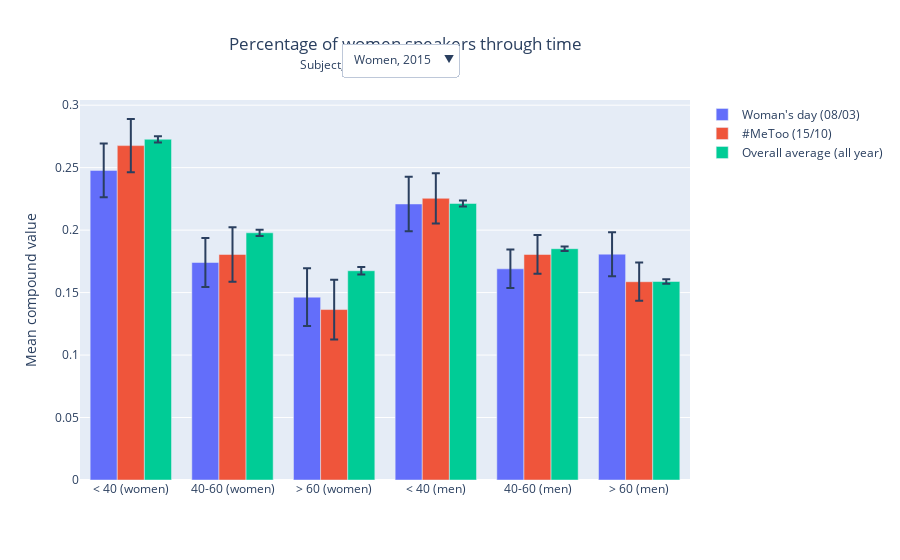

Notebook code for this chart:
### Code cell
datasets = ['women', 'metoo']
years = [2015, 2017, 2019]
PATH_DATA = './data/data_nlp/compound/'

generate_barplot(PATH_DATA, datasets, years)

### Figure 1 — Plotly figure (JSON) as saved in the notebook; plotly's stock layout.template omitted (floating-point values rounded to 4 significant figures)
{"data": [{"error_y": {"array": [0.02151, 0.01956, 0.02307, 0.02176, 0.0154, 0.0176], "type": "data"}, "name": "Woman's day (08/03)", "type": "bar", "visible": true, "x": ["< 40 (women)", "40-60 (women)", "> 60 (women)", "< 40 (men)", "40-60 (men)", "> 60 (men)"], "y": [0.2478, 0.1741, 0.1463, 0.2209, 0.169, 0.1808]}, {"error_y": {"array": [0.0213, 0.02183, 0.02388, 0.02007, 0.01552, 0.01531], "type": "data"}, "name": "#MeToo (15/10)", "type": "bar", "visible": true, "x": ["< 40 (women)", "40-60 (women)", "> 60 (women)", "< 40 (men)", "40-60 (men)", "> 60 (men)"], "y": [0.2676, 0.1805, 0.1364, 0.2255, 0.1805, 0.1587]}, {"error_y": {"array": [0.002494, 0.002493, 0.003004, 0.002361, 0.001805, 0.001837], "type": "data"}, "name": "Overall average (all year)", "type": "bar", "visible": true, "x": ["< 40 (women)", "40-60 (women)", "> 60 (women)", "< 40 (men)", "40-60 (men)", "> 60 (men)"], "y": [0.2727, 0.1979, 0.1675, 0.2213, 0.1851, 0.1589]}, {"error_y": {"array": [0.04398, 0.06008, 0.04347, 0.04732, 0.02327, 0.02574], "type": "data"}, "name": "Woman's day (08/03)", "type": "bar", "visible": false, "x": ["< 40 (women)", "40-60 (women)", "> 60 (women)", "< 40 (men)", "40-60 (men)", "> 60 (men)"], "y": [0.07192, -0.1354, 0.03814, 0.06656, -0.0239, 0.02432]}, {"error_y": {"array": [0.0479, 0.05628, 0.08568, 0.02982, 0.0525, 0.04214], "type": "data"}, "name": "#MeToo (15/10)", "type": "bar", "visible": false, "x": ["< 40 (women)", "40-60 (women)", "> 60 (women)", "< 40 (men)", "40-60 (men)", "> 60 (men)"], "y": [0.09993, -0.1004, -0.1158, -0.03096, -0.2019, -0.08241]}, {"error_y": {"array": [0.006247, 0.003597, 0.006872, 0.003779, 0.003146, 0.004448], "type": "data"}, "name": "Overall average (all year)", "type": "bar", "visible": false, "x": ["< 40 (women)", "40-60 (women)", "> 60 (women)", "< 40 (men)", "40-60 (men)", "> 60 (men)"], "y": [0.1059, -0.03173, -0.06967, 0.03566, -0.04168, -0.0733]}, {"error_y": {"array": [0.01532, 0.01682, 0.02012, 0.01899, 0.01462, 0.01331], "type": "data"}, "name": "Woman's day (08/03)", "type": "bar", "visible": false, "x": ["< 40 (women)", "40-60 (women)", "> 60 (women)", "< 40 (men)", "40-60 (men)", "> 60 (men)"], "y": [0.2374, 0.2069, 0.1911, 0.2523, 0.2244, 0.1719]}, {"error_y": {"array": [0.01423, 0.01173, 0.01726, 0.01579, 0.01319, 0.01058], "type": "data"}, "name": "#MeToo (15/10)", "type": "bar", "visible": false, "x": ["< 40 (women)", "40-60 (women)", "> 60 (women)", "< 40 (men)", "40-60 (men)", "> 60 (men)"], "y": [0.1766, 0.09658, 0.1357, 0.1796, 0.1672, 0.1071]}, {"error_y": {"array": [0.002119, 0.002065, 0.002563, 0.002108, 0.00164, 0.001592], "type": "data"}, "name": "Overall average (all year)", "type": "bar", "visible": false, "x": ["< 40 (women)", "40-60 (women)", "> 60 (women)", "< 40 (men)", "40-60 (men)", "> 60 (men)"], "y": [0.2652, 0.1828, 0.1664, 0.2229, 0.1903, 0.1602]}, {"error_y": {"array": [0.02217, 0.03929, 0.03846, 0.01451, 0.03165, 0.03917], "type": "data"}, "name": "Woman's day (08/03)", "type": "bar", "visible": false, "x": ["< 40 (women)", "40-60 (women)", "> 60 (women)", "< 40 (men)", "40-60 (men)", "> 60 (men)"], "y": [0.0391, -0.08598, -0.064, 0.006542, -0.07424, -0.09765]}, {"error_y": {"array": [0.03962, 0.03448, 0.0493, 0.03322, 0.03938, 0.04074], "type": "data"}, "name": "#MeToo (15/10)", "type": "bar", "visible": false, "x": ["< 40 (women)", "40-60 (women)", "> 60 (women)", "< 40 (men)", "40-60 (men)", "> 60 (men)"], "y": [-0.161, -0.1963, -0.1592, -0.09795, -0.1592, -0.2338]}, {"error_y": {"array": [0.002695, 0.00528, 0.0073, 0.003139, 0.004237, 0.004989], "type": "data"}, "name": "Overall average (all year)", "type": "bar", "visible": false, "x": ["< 40 (women)", "40-60 (women)", "> 60 (women)", "< 40 (men)", "40-60 (men)", "> 60 (men)"], "y": [0.02642, -0.1176, -0.1236, -0.02818, -0.09902, -0.1351]}, {"error_y": {"array": [0.01957, 0.01938, 0.02207, 0.02357, 0.01542, 0.01606], "type": "data"}, "name": "Woman's day (08/03)", "type": "bar", "visible": false, "x": ["< 40 (women)", "40-60 (women)", "> 60 (women)", "< 40 (men)", "40-60 (men)", "> 60 (men)"], "y": [0.3093, 0.2384, 0.2078, 0.272, 0.1714, 0.1752]}, {"error_y": {"array": [0.01955, 0.01734, 0.02263, 0.01724, 0.01476, 0.01536], "type": "data"}, "name": "#MeToo (15/10)", "type": "bar", "visible": false, "x": ["< 40 (women)", "40-60 (women)", "> 60 (women)", "< 40 (men)", "40-60 (men)", "> 60 (men)"], "y": [0.2767, 0.1976, 0.2038, 0.1892, 0.1915, 0.1696]}, {"error_y": {"array": [0.002238, 0.002209, 0.002678, 0.002404, 0.001783, 0.001664], "type": "data"}, "name": "Overall average (all year)", "type": "bar", "visible": false, "x": ["< 40 (women)", "40-60 (women)", "> 60 (women)", "< 40 (men)", "40-60 (men)", "> 60 (men)"], "y": [0.2829, 0.2042, 0.176, 0.2245, 0.1869, 0.1515]}, {"error_y": {"array": [0.04569, 0.02122, 0.03178, 0.05457, 0.04951, 0.05125], "type": "data"}, "name": "Woman's day (08/03)", "type": "bar", "visible": false, "x": ["< 40 (women)", "40-60 (women)", "> 60 (women)", "< 40 (men)", "40-60 (men)", "> 60 (men)"], "y": [0.1195, -0.0225, -0.03645, 0.1083, -0.1657, -0.113]}, {"error_y": {"array": [0.04714, 0.03623, 0.07788, 0.02009, 0.04426, 0.04344], "type": "data"}, "name": "#MeToo (15/10)", "type": "bar", "visible": false, "x": ["< 40 (women)", "40-60 (women)", "> 60 (women)", "< 40 (men)", "40-60 (men)", "> 60 (men)"], "y": [0.06668, -0.06333, -0.1827, 0.01435, -0.1032, -0.107]}, {"error_y": {"array": [0.004582, 0.005372, 0.007319, 0.002497, 0.005045, 0.00579], "type": "data"}, "name": "Overall average (all year)", "type": "bar", "visible": false, "x": ["< 40 (women)", "40-60 (women)", "> 60 (women)", "< 40 (men)", "40-60 (men)", "> 60 (men)"], "y": [0.06008, -0.08964, -0.1059, -0.01401, -0.1142, -0.1525]}], "layout": {"annotations": [{"showarrow": false, "text": "Subject, Year", "x": 0.42, "xref": "paper", "y": 1.12, "yref": "paper"}], "title": {"text": "Percentage of women speakers through time", "x": 0.45}, "updatemenus": [{"active": 0, "buttons": [{"args": [{"visible": [true, true, true, false, false, false, false, false, false, false, false, false, false, false, false, false, false, false]}], "label": "Women, 2015", "method": "update"}, {"args": [{"visible": [false, false, false, false, false, false, true, true, true, false, false, false, false, false, false, false, false, false]}], "label": "Women, 2017", "method": "update"}, {"args": [{"visible": [false, false, false, false, false, false, false, false, false, false, false, false, true, true, true, false, false, false]}], "label": "Women, 2019", "method": "update"}, {"args": [{"visible": [false, false, false, true, true, true, false, false, false, false, false, false, false, false, false, false, false, false]}], "label": "Metoo, 2015", "method": "update"}, {"args": [{"visible": [false, false, false, false, false, false, false, false, false, true, true, true, false, false, false, false, false, false]}], "label": "Metoo, 2017", "method": "update"}, {"args": [{"visible": [false, false, false, false, false, false, false, false, false, false, false, false, false, false, false, true, true, true]}], "label": "Metoo, 2019", "method": "update"}], "x": 0.62, "y": 1.15}], "yaxis": {"title": {"text": "Mean compound value"}}}}
